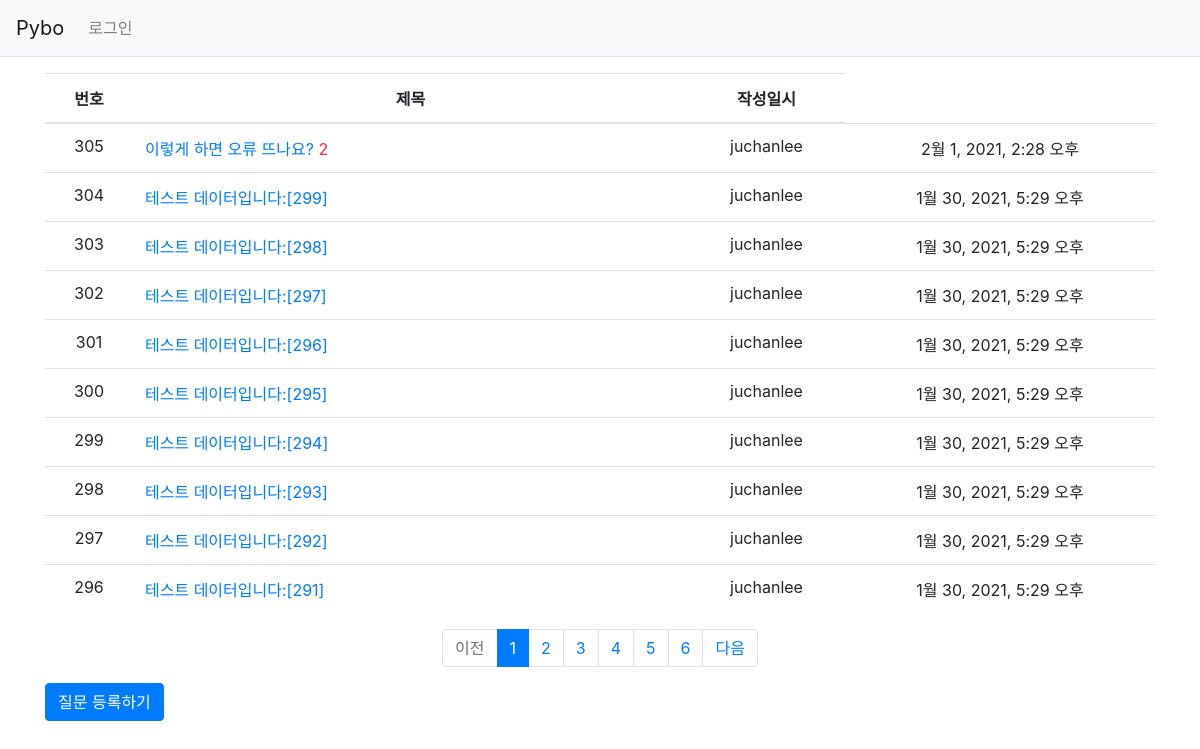
The page / on the database its author committed.
### pybo/models.py (models this page shows, shortened)
class Question(models.Model):
    subject = models.CharField(max_length=200)
    content = models.TextField()
    create_date = models.DateTimeField()
    author = models.ForeignKey(User, on_delete=models.CASCADE, null = True)

### pybo/views.py (the view)
# urls.py: path('', views.index, name='index'),
def index(request):
    page = request.GET.get('page', '1')
    question_list = Question.objects.order_by('-create_date')
    paginator = Paginator(question_list, 10)
    page_obj = paginator.get_page(page)
    context = {'question_list': page_obj}
    return render(request, 'pybo/question_list.html', context)

### pybo/templatetags/pybo_filter.py (called while the page is built)
@register.filter
def sub(value, arg):
    return value - arg

### templates/pybo/question_list.html (shortened to what this page needs)
{% extends 'base.html' %}
{% load pybo_filter %}
{% block content %}
<div class="container my-3">
    <table class = "table">
        <thead>
        <tr class="text-center thread-dark">
            <th>번호</th>
            <th style="width:50%">제목</th>
            <th>작성일시</th>
        </tr>
        </thead>
        <tbody>
        {% if question_list %}
        {% for question in question_list %}
        <tr class="text-center">
            <td>
                {{ question_list.paginator.count|sub:question_list.start_index|sub:forloop.counter0|add:1 }}
            </td>
            <td class = "text-left">
                <a href = "{% url 'pybo:detail' question.id %}">{{ question.subject }}</a>
                {% if question.answer_set.count > 0 %}
                <span class = "text-danger samll m1-2">{{ question.answer_set.count }}</span>
                {% endif %}
            </td>
            <td>{{ question.author.username }}</td>
            <td>{{ question.create_date }} </td>
        </tr>
        {% endfor %}
        {% else %}
        <tr>
            <td colspan="3">질문이 없습니다.</td>
        </tr>
        {% endif %}
        </tbody>
    </table>
    <ul class="pagination justify-content-center">
        {% if question_list.has_previous %}
        <li class="page-item">
            <a class="page-link" href="?page={{ question_list.previous_page_number }}">이전</a>
        </li>
        {% else %}
        <li class="page-item disabled">
            <a class="page-link" tabindex="-1" aria-disabled="true" href="#">이전</a>
        </li>
        {% endif %}
        {% for page_number in question_list.paginator.page_range %}
        {% if page_number >= question_list.number|add:-5 and page_number <= question_list.number|add:5 %}
            {% if page_number == question_list.number %}
            <li class="page-item active" aria-current="page">
                <a class="page-link" href="?page={{ page_number }}">{{ page_number }}</a>
            </li>
            {% else %}
            <li class="page-item">
                <a class="page-link" href="?page={{ page_number }}">{{ page_number }}</a>
            </li>
            {% endif %}
        {% endif %}
        {% endfor %}
        {% if question_list.has_next %}
        <li class="page-item">
            <a class="page-link" href="?page={{ question_list.next_page_number }}">다음</a>
        </li>
        {% else %}
        <li class="page-item disabled">
            <a class="page-link" tabindex="-1" aria-disabled="true" href="#">다음</a>
        </li>
        {% endif %}
    </ul>
    <a href="{% url 'pybo:question_create' %}" class="btn btn-primary">질문 등록하기</a>
</div>
{% endblock %}

### templates/base.html (shortened to what this page needs)
{% load static %}
<html lang="ko">
<head>
    <link rel="stylesheet" type="text/css" href="{% static 'bootstrap.min.css' %}">
    <link rel="stylesheet" type="text/css" href="{% static 'style.css' %}">
</head>
<body>
{% include "navbar.html" %}
{% block content %}
{% endblock %}
</body>
</html>

### templates/navbar.html (shortened to what this page needs)
<!DOCTYPE html>
<nav class="navbar navbar-expand-lg navbar-light bg-light border-bottom">
    <a class="navbar-brand" href="{% url 'pybo:index' %}">Pybo</a>
    <div class="collapse navbar-collapse flex-grow-0" id="navbarNav">
        <ul class="navbar-nav">
            <li class="nav-item ">
                {% if user.is_authenticated %}
                <a class="nav-link" href="{% url 'common:logout' %}">{{ user.username }}(로그아웃)</a>
                {% else %}
                <a class="nav-link" href="{% url 'common:login' %}">로그인</a>
                {% endif %}
            </li>
        </ul>
    </div>
</nav>

### rows shown on the page
Question: paginator.count|sub "305", subject "이렇게 하면 오류 뜨나요?", answer_set.count "2", author.username "juchanlee", create_date "2월 1, 2021, 2:28 오후"
Question: paginator.count|sub "304", subject "테스트 데이터입니다:[299]", author.username "juchanlee", create_date "1월 30, 2021, 5:29 오후"
Question: paginator.count|sub "303", subject "테스트 데이터입니다:[298]", author.username "juchanlee", create_date "1월 30, 2021, 5:29 오후"
Question: paginator.count|sub "302", subject "테스트 데이터입니다:[297]", author.username "juchanlee", create_date "1월 30, 2021, 5:29 오후"
Question: paginator.count|sub "301", subject "테스트 데이터입니다:[296]", author.username "juchanlee", create_date "1월 30, 2021, 5:29 오후"
Question: paginator.count|sub "300", subject "테스트 데이터입니다:[295]", author.username "juchanlee", create_date "1월 30, 2021, 5:29 오후"
Question: paginator.count|sub "299", subject "테스트 데이터입니다:[294]", author.username "juchanlee", create_date "1월 30, 2021, 5:29 오후"
Question: paginator.count|sub "298", subject "테스트 데이터입니다:[293]", author.username "juchanlee", create_date "1월 30, 2021, 5:29 오후"
Question: paginator.count|sub "297", subject "테스트 데이터입니다:[292]", author.username "juchanlee", create_date "1월 30, 2021, 5:29 오후"
Question: paginator.count|sub "296", subject "테스트 데이터입니다:[291]", author.username "juchanlee", create_date "1월 30, 2021, 5:29 오후"

### other values the page prints
{{ page_number }} "1"
{{ page_number }} "2" "3" "4" "5" "6"
